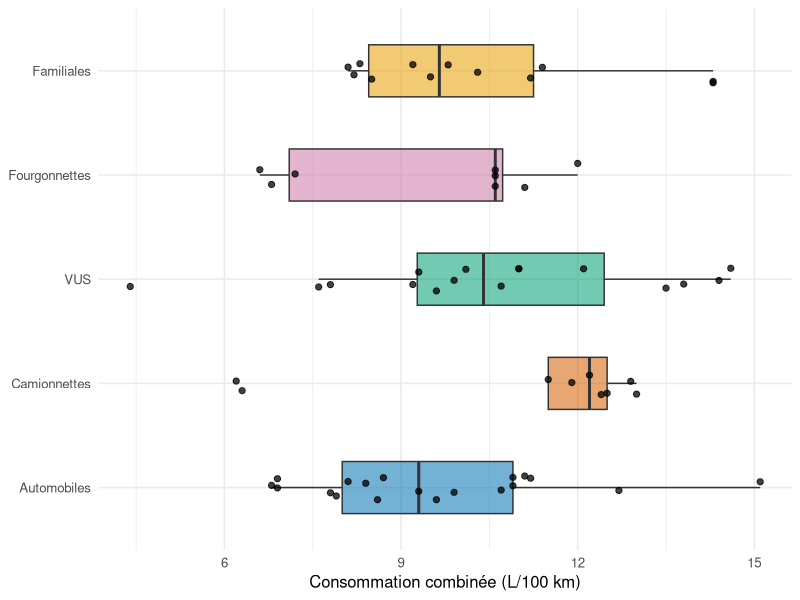
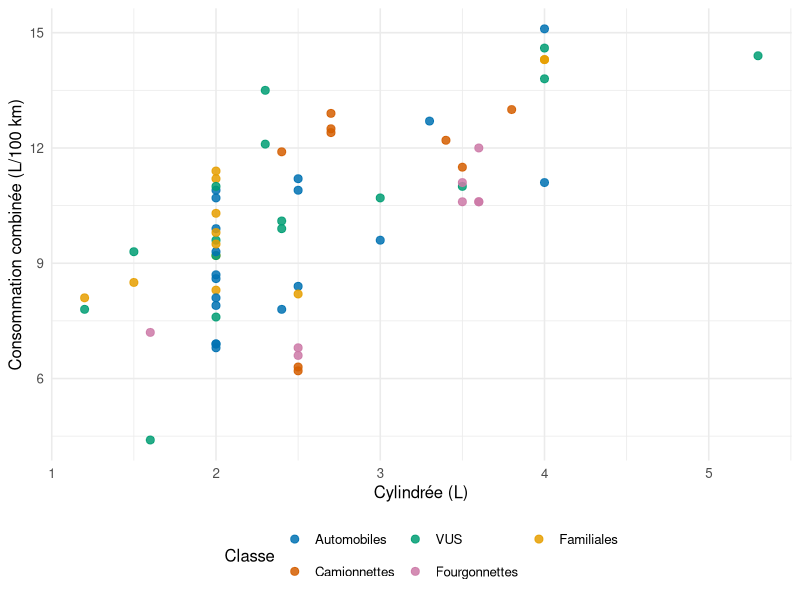
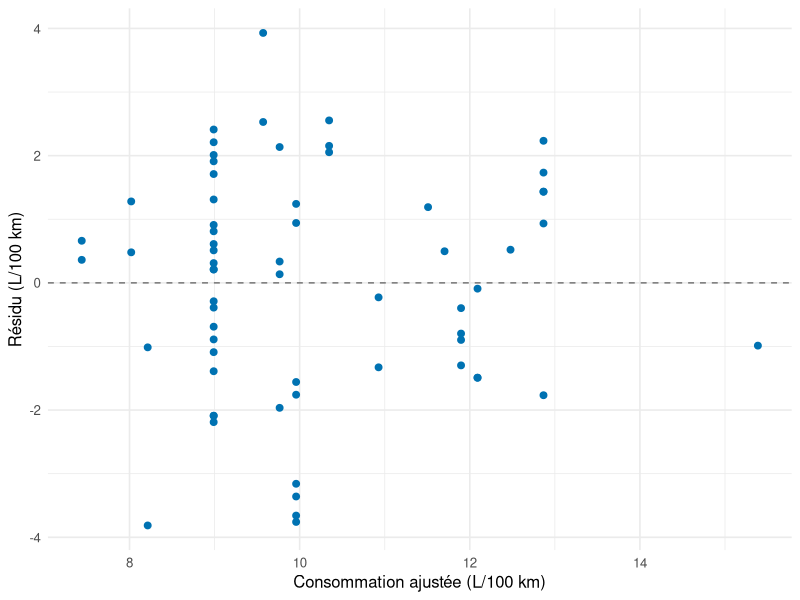

Reproduce these figures in R, in order.
## ---- chunk 1
library(readr)
library(dplyr)
library(ggplot2)
library(knitr)

vehicules <- read_csv("data_clean/vehicules_canada_2025.csv",
  col_types = cols(.default = col_guess(), vehicle_id = col_character()))
dim(vehicules)
sum(is.na(vehicules))
## ---- chunk 2
class_labels <- c(passenger_car = "Automobiles", pickup = "Camionnettes",
                  suv = "VUS", van = "Fourgonnettes", wagon = "Familiales")
vehicules <- vehicules |>
  mutate(classe = factor(vehicle_class_group, levels = names(class_labels),
                         labels = unname(class_labels)))
portrait <- vehicules |>
  group_by(classe) |>
  summarise(n = n(), moyenne = mean(combined_l_per_100km),
            mediane = median(combined_l_per_100km),
            ecart_type = sd(combined_l_per_100km),
            minimum = min(combined_l_per_100km),
            maximum = max(combined_l_per_100km), .groups = "drop")
kable(portrait, digits = 2,
      col.names = c("Classe", "Effectif", "Moyenne", "Médiane", "Écart-type", "Minimum", "Maximum"))
## ---- chunk 3
#| fig-width: 8
#| fig-height: 5
#| fig-alt: "Consommations combinées des 64 configurations, représentées par points et boîtes à moustaches dans cinq classes de véhicules."
palette_classes <- c("#0072B2", "#D55E00", "#009E73", "#CC79A7", "#E69F00")
ggplot(vehicules, aes(classe, combined_l_per_100km, fill = classe)) +
  geom_boxplot(width = 0.5, outlier.shape = NA, alpha = 0.55) +
  geom_point(position = position_jitter(width = 0.12, height = 0, seed = 20260907),
             size = 1.8, alpha = 0.75) +
  scale_fill_manual(values = palette_classes) +
  labs(x = NULL, y = "Consommation combinée (L/100 km)") +
  theme_minimal(base_size = 12) + theme(legend.position = "none") + coord_flip()
## ---- chunk 4
#| fig-width: 8
#| fig-height: 5.5
#| fig-alt: "Nuage de la cylindrée et de la consommation combinée des 64 configurations; la couleur indique leur classe."
ggplot(vehicules, aes(engine_size_l, combined_l_per_100km, colour = classe)) +
  geom_point(size = 2.4, alpha = 0.85) +
  scale_colour_manual(values = palette_classes) +
  labs(x = "Cylindrée (L)", y = "Consommation combinée (L/100 km)", colour = "Classe") +
  theme_minimal(base_size = 12) + theme(legend.position = "bottom") +
  guides(colour = guide_legend(nrow = 2))

correlation_globale <- cor(vehicules$engine_size_l, vehicules$combined_l_per_100km)
correlations <- vehicules |>
  group_by(classe) |>
  summarise(n = n(), correlation = cor(engine_size_l, combined_l_per_100km),
            .groups = "drop")
kable(correlations, digits = 3)
## ---- chunk 5
vehicules |>
  select(make, model, combined_l_per_100km, combined_mpg_imperial, combined_mpg_us) |>
  slice_head(n = 6) |>
  kable(digits = 2, col.names = c("Marque", "Modèle", "L/100 km", "mi/gal (imp.)", "mi/gal (É.-U.)"))
## ---- chunk 6
modele <- lm(combined_l_per_100km ~ engine_size_l, data = vehicules)
kable(data.frame(terme = names(coef(modele)), estimation = unname(coef(modele))), digits = 3)
## ---- chunk 7
#| fig-width: 8
#| fig-height: 4.5
#| fig-alt: "Résidus du modèle linéaire de consommation en fonction des valeurs ajustées, avec une ligne horizontale au résidu nul."
diagnostic <- data.frame(ajustement = fitted(modele), residu = residuals(modele))
ggplot(diagnostic, aes(ajustement, residu)) +
  geom_hline(yintercept = 0, linetype = 2, colour = "grey45") +
  geom_point(colour = "#0072B2", size = 2) +
  labs(x = "Consommation ajustée (L/100 km)", y = "Résidu (L/100 km)") +
  theme_minimal(base_size = 12)
## ---- chunk 8
loo <- lapply(seq_len(nrow(vehicules)), function(i) {
  apprentissage <- vehicules[-i, ]
  validation <- vehicules[i, ]
  ajustement <- lm(combined_l_per_100km ~ engine_size_l, data = apprentissage)
  tibble(observe = validation$combined_l_per_100km,
         prediction_lineaire = unname(predict(ajustement, newdata = validation)),
         prediction_moyenne = mean(apprentissage$combined_l_per_100km))
}) |> bind_rows()
validation_modele <- tibble(
  modele = c("Cylindrée seule", "Moyenne d’apprentissage"),
  rmse_loo = c(sqrt(mean((loo$observe - loo$prediction_lineaire)^2)),
               sqrt(mean((loo$observe - loo$prediction_moyenne)^2))))
kable(validation_modele, digits = 3, col.names = c("Modèle", "RMSE (L/100 km)"))
## ---- chunk 9
parc <- read_csv("data_clean/parc_quebec_2022.csv",
  col_types = cols(.default = col_guess(), region_qc = col_character(),
                   saaq_fuel_code = col_character()))
parc |>
  group_by(saaq_fuel_type) |>
  summarise(vehicules = sum(number_registered_qc), .groups = "drop") |>
  arrange(desc(vehicules)) |>
  kable(col.names = c("Carburant déclaré", "Véhicules"),
        format.args = list(big.mark = " ", scientific = FALSE))
## ---- chunk 10
classe_mediane <- portrait |> filter(mediane == max(mediane))
dispersion <- vehicules |> group_by(classe) |>
  summarise(ecart_interquartile = IQR(combined_l_per_100km), .groups = "drop") |>
  arrange(desc(ecart_interquartile))
## ---- chunk 11
kable(dispersion, digits = 2)
